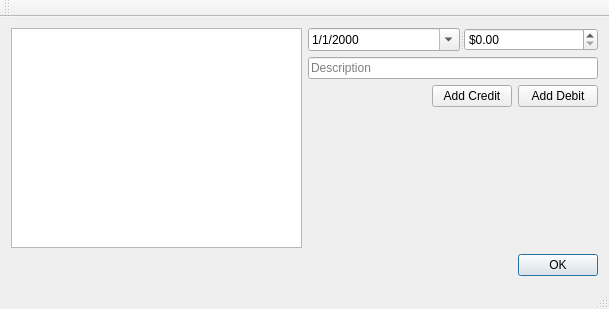
<?xml version="1.0" encoding="UTF-8"?>
<ui version="4.0">
 <class>MainWindow</class>
 <widget class="QMainWindow" name="MainWindow">
  <property name="geometry">
   <rect>
    <x>0</x>
    <y>0</y>
    <width>609</width>
    <height>309</height>
   </rect>
  </property>
  <property name="windowTitle">
   <string>MainWindow</string>
  </property>
  <widget class="QWidget" name="centralWidget">
   <layout class="QVBoxLayout" name="verticalLayout_2">
    <item>
     <layout class="QHBoxLayout" name="horizontalLayout_2">
      <item>
       <widget class="QTableView" name="tableView"/>
      </item>
      <item>
       <layout class="QVBoxLayout" name="verticalLayout">
        <item>
         <widget class="QSplitter" name="splitter">
          <property name="orientation">
           <enum>Qt::Horizontal</enum>
          </property>
          <widget class="QDateEdit" name="mDate">
           <property name="displayFormat">
            <string>M/d/yyyy</string>
           </property>
           <property name="calendarPopup">
            <bool>true</bool>
           </property>
          </widget>
          <widget class="QDoubleSpinBox" name="mAmount">
           <property name="prefix">
            <string>$</string>
           </property>
           <property name="minimum">
            <double>0</double>
           </property>
           <property name="maximum">
            <double>9999.99</double>
           </property>
          </widget>
         </widget>
        </item>
        <item>
         <widget class="QLineEdit" name="mDescription">
          <property name="placeholderText">
           <string>Description</string>
          </property>
         </widget>
        </item>
        <item>
         <layout class="QHBoxLayout" name="horizontalLayout">
          <item>
           <spacer name="horizontalSpacer">
            <property name="orientation">
             <enum>Qt::Horizontal</enum>
            </property>
            <property name="sizeHint" stdset="0">
             <size>
              <width>40</width>
              <height>20</height>
             </size>
            </property>
           </spacer>
          </item>
          <item>
           <widget class="QPushButton" name="mCreditButton">
            <property name="text">
             <string>Add Credit</string>
            </property>
           </widget>
          </item>
          <item>
           <widget class="QPushButton" name="mDebitButton">
            <property name="text">
             <string>Add Debit</string>
            </property>
           </widget>
          </item>
         </layout>
        </item>
        <item>
         <spacer name="verticalSpacer">
          <property name="orientation">
           <enum>Qt::Vertical</enum>
          </property>
          <property name="sizeHint" stdset="0">
           <size>
            <width>20</width>
            <height>40</height>
           </size>
          </property>
         </spacer>
        </item>
       </layout>
      </item>
     </layout>
    </item>
    <item>
     <widget class="QDialogButtonBox" name="buttonBox">
      <property name="standardButtons">
       <set>QDialogButtonBox::Ok</set>
      </property>
     </widget>
    </item>
   </layout>
  </widget>
  <widget class="QMenuBar" name="menuBar">
   <property name="geometry">
    <rect>
     <x>0</x>
     <y>0</y>
     <width>609</width>
     <height>27</height>
    </rect>
   </property>
  </widget>
  <widget class="QToolBar" name="mainToolBar">
   <attribute name="toolBarArea">
    <enum>TopToolBarArea</enum>
   </attribute>
   <attribute name="toolBarBreak">
    <bool>false</bool>
   </attribute>
  </widget>
  <widget class="QStatusBar" name="statusBar"/>
 </widget>
 <layoutdefault spacing="6" margin="11"/>
 <resources/>
 <connections/>
</ui>
